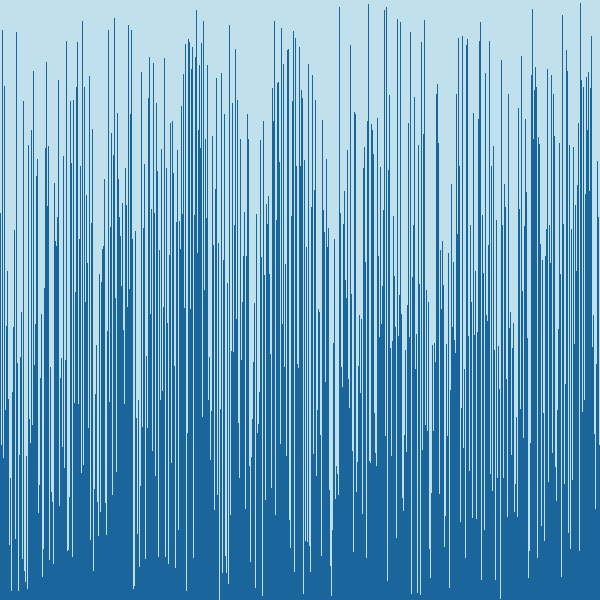
Frame 1 (no input)
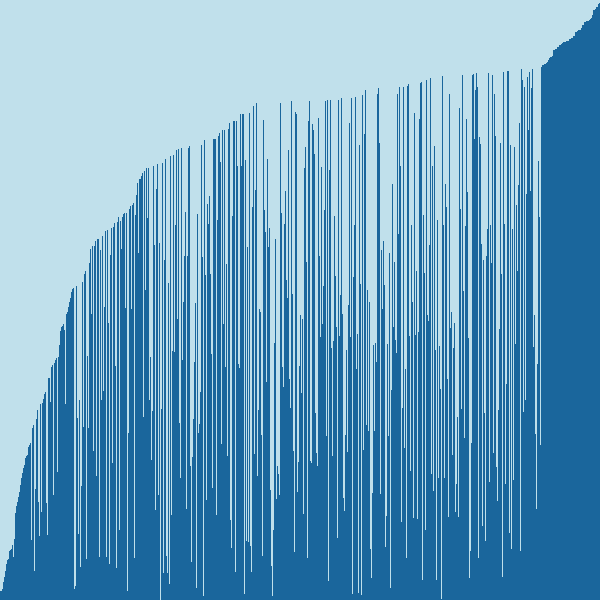
Frame 60 (the mouse pressed at the canvas centre just before this capture)
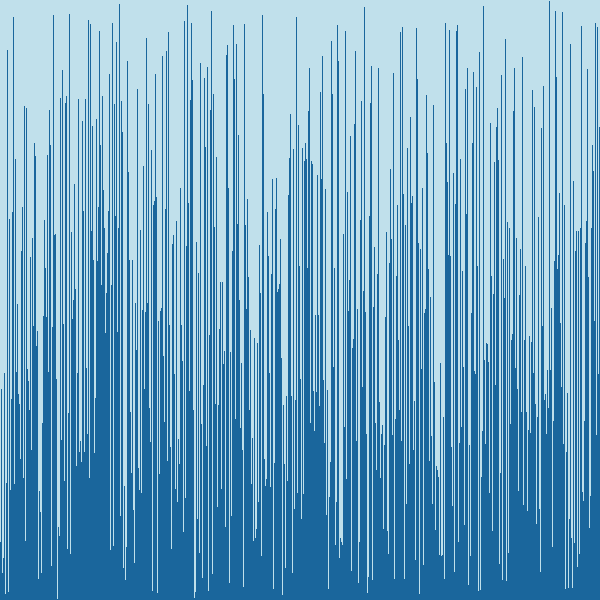
Frame 120 (the mouse held since frame 60 and released just before this capture)

The Processing sketch that drew these frames (run headless with seeded random() and noise(); from frame 60 on, the mouse is pressed at the canvas centre):

// Processing sketch: VisualArraySorter
// ── VisualArraySorter.pde
/* Copy the code into a new Processing sketch and complete then steps. */

//1. create an array of ints. don't initialize it yet.
int [] array;

void setup() {
  //2. set the size of your window
  size(600,600);

  //3. initialize your array with the built in width variable
array= new int [width];
  
  //4. initialize the ints in the array with random numbers
  //   from 0 to the built in height variable
  for(int i=0; i< array.length; i++){
    array [i]= (int)random (0,height);
  }

  //5. call the noStroke() method
  noStroke();
}

void draw() {
  //6. set the background color with background(r, g, b);
background (192, 224, 235);

  //7. set the color for your graph
fill (26, 102, 156);
  //8. draw a rectangle for each int in your array.
  for(int j=0; j< array.length; j++){
  //   the x value will be the index of the int
  int x= j;
  //   the y value will the height variable
 
  int y= height;
  //   the width is 1
 int w=1;
  //   the height is negative the value of the int at that element in the array
int h= -(array [j]);
  rect(x,y,w,h);
  }
  //9. call the stepSort method
  stepSort(array);

  //10. extract the code that randomizes the array into a method.
 if(mousePressed){
   arrayRandomizer();
 }
}
  //11. call the method you made in step 10 when the mouse is pressed
   void arrayRandomizer(){
  for(int i=0; i< array.length; i++){
    array [i]= (int)random (0,height);
  }
  

}

void stepSort(int[] arr) {
  for (int i = 1; i < arr.length; i++) {
    if (arr[i - 1] > arr[i]) {
      int t = arr[i];
      arr[i] = arr[i - 1];
      arr[i - 1] = t;
    }
  }
}
